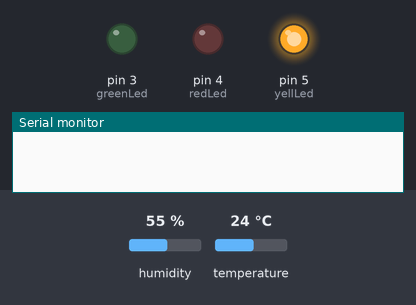
A sketch run on a simulated Arduino Uno, built for the host (arithmetic inside an expression is 32-bit, double 64-bit). Shown: output pins drawn as LEDs (lit = HIGH), the last lines printed to the serial monitor. Inputs (shaded band) come from the test bench; at power-on: humidity 55 %, temperature 24 °C. WiFi joins after 1.5 s; servers stay silent unless stated; no MQTT or app messages arrive unless stated.

Above: at 0.1 s.
At 10.1 s:
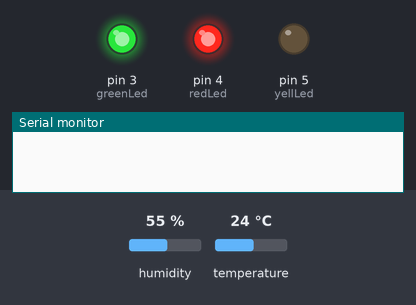
At 11.7 s:
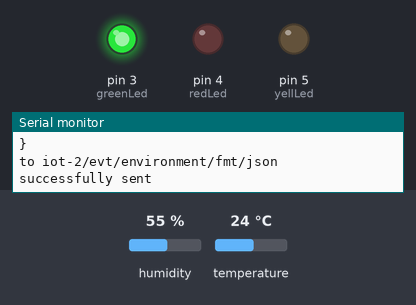
At 12.2 s:
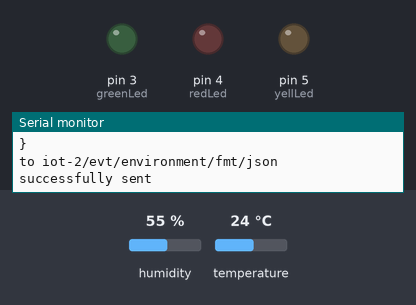
Timing chart, 0 to 13.7 s (numbered marks = the images above):
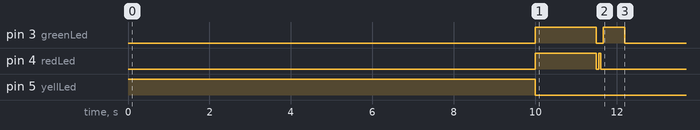

The sketch:

AirQualityTempHumWithEthernet.ino
```cpp
#include <SPI.h>
#include <Ethernet.h>
#include <PubSubClient.h>
#include <dht11.h>
//#include"AirQuality.h"


#define DHT11PIN 2
#define greenLed 3
#define redLed 4
#define yellLed 5
#define airPin A0
// Update this to either the MAC address found on the sticker on your Ethernet shield (newer shields)
// or a different random hexadecimal value (change at least the last four bytes)
byte mac[] = { 0x9C, 0xA9, 0x49, 0xBA, 0xB3, 0x08 };
char macstr[] = "9CA949BAB308";
// Note this next value is only used if you intend to test against a local MQTT server
byte localserver[] = {192, 168, 1, 44 };


//-------- Customise these values -----------
#define ORG "###"
#define DEVICE_TYPE "###"
#define DEVICE_ID "###"
#define TOKEN "###"
//-------- Customise the above values --------

char server[] = ORG ".messaging.staging.internetofthings.ibmcloud.com";
char authMethod[] = "use-token-auth";
char token[] = TOKEN;
char clientId[] = "d:" ORG ":" DEVICE_TYPE ":" DEVICE_ID;

char servername[]="quickstart.messaging.staging.internetofthings.ibmcloud.com";
String clientName = String("d:quickstart:arduino:") + macstr;
String topicName = String("iot-2/evt/environment/fmt/json");
dht11 DHT11;

float tempC = 0.0;
float humidity = 0.0;

//AirQuality airqualitysensor;
int current_quality =-1;


EthernetClient ethClient;

// Callback function header
void callback(char* topic, byte* payload, unsigned int length);
// Uncomment this next line and comment out the line after it to test against a local MQTT server
//PubSubClient client(localserver, 1884, 0, ethClient);
//quickstart
//PubSubClient client(servername, 1883, callback, ethClient);
PubSubClient client(server, 1883, NULL, ethClient);

void setup() {
  pinMode(greenLed, OUTPUT);
  pinMode(redLed, OUTPUT);
  pinMode(yellLed, OUTPUT);

  digitalWrite(yellLed, HIGH);

  Serial.begin(9600);

  delay(10000);// wait for 10 s to prepare Air quality sensor
  digitalWrite(yellLed, LOW);
  digitalWrite(greenLed, HIGH);
  digitalWrite(redLed, HIGH);
  // put your setup code here, to run once:
  if (Ethernet.begin(mac) == 0) {
    Serial.println("Failed to configure Ethernet using DHCP");
    // no point in carrying on, so do nothing forevermore:
    for (;;){
      digitalWrite(redLed, LOW);
      delay(1000);
      digitalWrite(redLed, HIGH);
      delay(1000);
    }
  }
  printIPAddress();

}

void loop() {
  digitalWrite(greenLed, LOW);
  digitalWrite(redLed, LOW);
  current_quality=analogRead(airPin);

  // put your main code here, to run repeatedly:
    char clientStr[34];
  clientName.toCharArray(clientStr,34);
  char topicStr[31];
  topicName.toCharArray(topicStr,31);
  getData();

  if (!!!client.connected()) {
    Serial.print("Reconnecting client to ");
    Serial.println(server);
    digitalWrite(redLed, HIGH);
    //while (!!!client.connect(clientStr)) {
    while (!!!client.connect(clientId, authMethod, token)) {
        digitalWrite(redLed, LOW);
        Serial.print(".");
        digitalWrite(redLed, HIGH);
        delay(500);
    }
    Serial.println();
    digitalWrite(redLed, LOW);
 }


  digitalWrite(redLed, LOW);
  if (client.connected() ) {
    String json = buildJson();
    char jsonStr[100];
    json.toCharArray(jsonStr,100);
    boolean pubresult = client.publish(topicStr,jsonStr);
    Serial.print("attempt to send ");
    Serial.println(jsonStr);
    Serial.print("to ");
    Serial.println(topicStr);
    if (pubresult){
      digitalWrite(greenLed, HIGH);
      Serial.println("successfully sent");
      delay(500);
      digitalWrite(greenLed, LOW);
    }else{
      Serial.println("unsuccessfully sent");
    }
  }

  delay(5*60000);

}

void getData() {
  int chk = DHT11.read(DHT11PIN);
  switch (chk)
  {
  case 0:
    Serial.println("Read OK");
    humidity = (float)DHT11.humidity;
    tempC = DHT11.temperature;
    break;
  case -1:
    Serial.println("Checksum error");
    break;
  case -2:
    Serial.println("Time out error");
    break;
  default:
    Serial.println("Unknown error");
    break;
  }
}

String buildJson() {

  String data = "{";
  data+="\n";
  data+= "\"d\": {";
  data+="\n";
  data+="\"n\": \"Arduino DHT11\",";
  data+="\n";
  data+="\"t\": ";
  data+=(int)tempC;
  data+= ",";
  data+="\n";
  data+="\"h\": ";
  data+=(int)humidity;
  data+= ",";
  data+="\n";
  data+="\"a\": ";
  data+=current_quality;
  data+="\n";
  data+="}";
  data+="\n";
  data+="}";
  //current_quality
  return data;
}

void callback(char* topic, byte* payload, unsigned int length) {
  Serial.print("Message arrived [");
  Serial.print(topic);
  Serial.print("] ");
  for (int i=0;i<length;i++) {
    Serial.print((char)payload[i]);
  }
  Serial.println();
}


void printIPAddress()
{
  Serial.print("My IP address: ");
  for (byte thisByte = 0; thisByte < 4; thisByte++) {
    // print the value of each byte of the IP address:
    Serial.print(Ethernet.localIP()[thisByte], DEC);
    Serial.print(".");
  }

  Serial.println();
}
```

Measured:
- by itself, pin 3 (greenLed): HIGH → LOW at 11.5 s, → HIGH 0.17 s later, → LOW 0.52 s later
- by itself, pin 4 (redLed): HIGH → LOW at 11.5 s, → HIGH 0.05 s later, → LOW 0.05 s later
